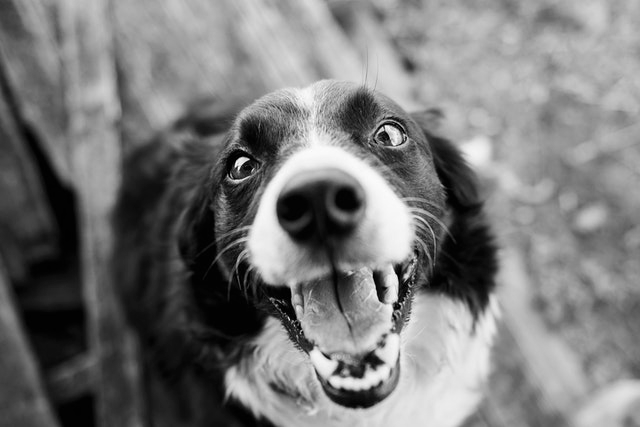
#> input picture ASSIGNMENT_1/grey.png, 640 x 427 px
$ jupyter execute --allow-errors Homework_1.ipynb   (shell and % lines are left out)
#> lines starting #> are read from the running program, lines starting #| are printed output that depends on the picture; after the words box and inside, x2 and y2 are one past the last pixel; in counts of white or black regions, pixels touching at a corner belong together
[cell 1]
import cv2 as cv
import numpy as np
from matplotlib import pyplot as plt
img = cv.imread('grey.png',0)
#> img is the input picture: shape (427, 640); min 0, max 253, mean 120.8
ret,thresh1 = cv.threshold(img,127,255,cv.THRESH_BINARY)
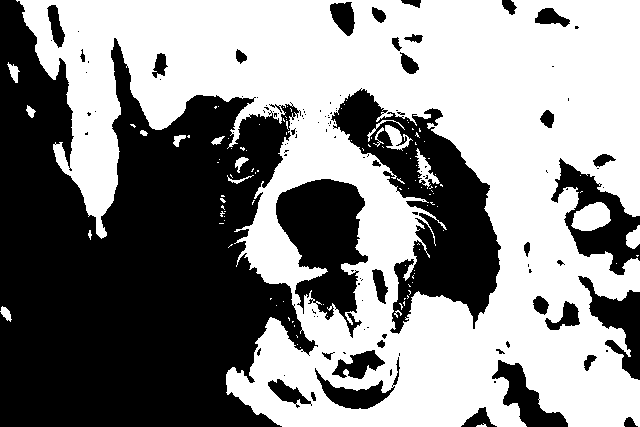
#> thresh1: shape (427, 640); 54.3% white; 121 black regions (85 under 20 px), largest, box (x1, y1, x2, y2) and area: (0, 0, 318, 427) 84278, (331, 88, 501, 334) 16422, (276, 179, 368, 338) 8301
ret,thresh2 = cv.threshold(img,127,255,cv.THRESH_BINARY_INV)
ret,thresh3 = cv.threshold(img,127,255,cv.THRESH_TRUNC)
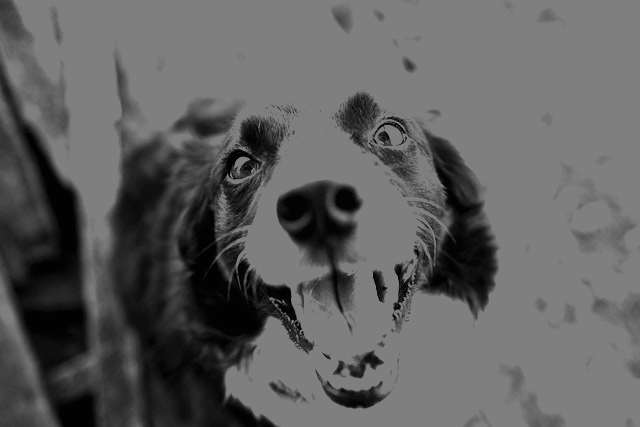
#> thresh3: shape (427, 640); min 0, max 127, mean 95.5
ret,thresh4 = cv.threshold(img,127,255,cv.THRESH_TOZERO)
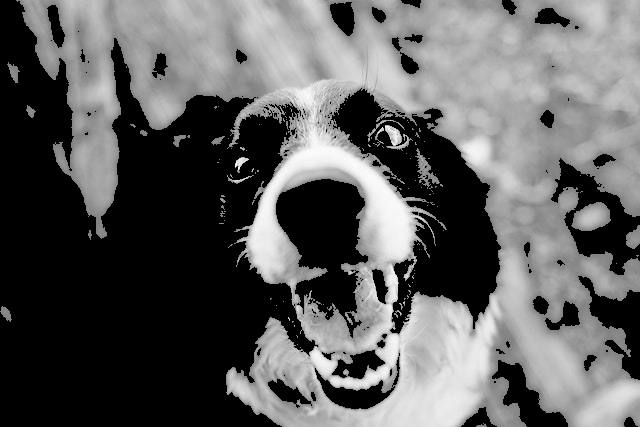
#> thresh4: shape (427, 640); min 0, max 253, mean 94.3
ret,thresh5 = cv.threshold(img,127,255,cv.THRESH_TOZERO_INV)
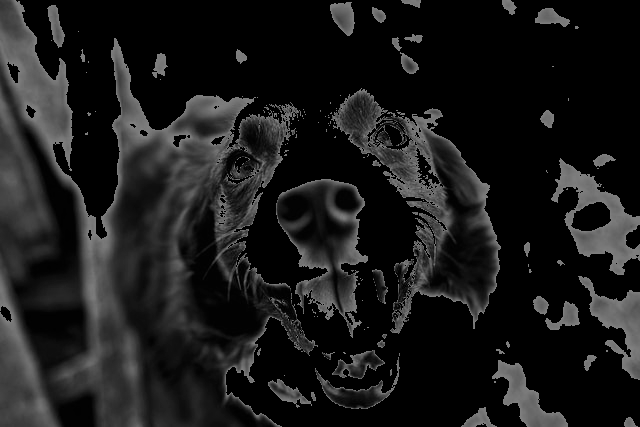
#> thresh5: shape (427, 640); min 0, max 127, mean 26.4
titles = ['Original Image','BINARY','BINARY_INV','TRUNC','TOZERO','TOZERO_INV']
images = [img, thresh1, thresh2, thresh3, thresh4, thresh5]
for i in range(6):
    plt.subplot(2,3,i+1),plt.imshow(images[i],'gray',vmin=0,vmax=255)
    plt.title(titles[i])
    plt.xticks([]),plt.yticks([])
plt.show()

$ run again, with ASSIGNMENT_1/rice.png copied over ASSIGNMENT_1/grey.png
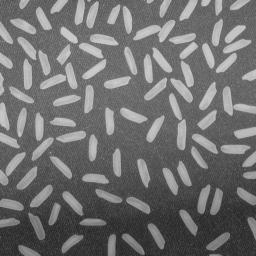
#> input picture ASSIGNMENT_1/rice.png, 256 x 256 px
#> img is the input picture: shape (256, 256); min 40, max 204, mean 111.2
#> `ret,thresh1 = cv.threshold(img,127,255,cv.THRESH_BINARY)`:
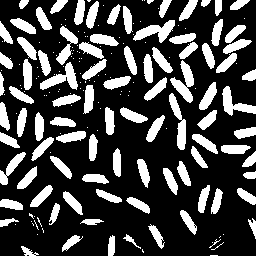
#> thresh1: shape (256, 256); 26.8% white; 191 white regions (102 under 20 px), largest, box (x1, y1, x2, y2) and area: (170, 60, 194, 103) 455, (133, 20, 175, 43) 438, (40, 62, 78, 90) 432
#> `ret,thresh5 = cv.threshold(img,127,255,cv.THRESH_TOZERO_INV)`:
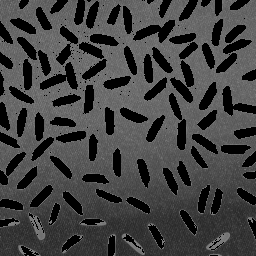
#> thresh5: shape (256, 256); min 0, max 127, mean 65.3
